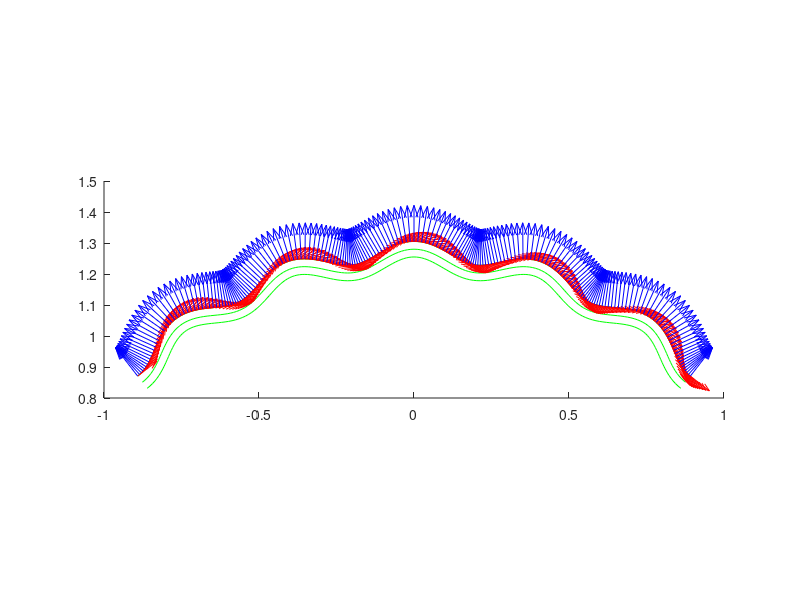

MATLAB code to generate this figure:
clear;
clc;
g_a = 0.03;
g_f = 20;
K=0.8;
L = 2;
h=0.05;

num_points = 200;

R = 1/K;
delta = L/num_points;
a1 = 0:delta:L;

a2 = [-h/2, 0, h/2];

ar = pi/2+(L-2*a1)/(2*R);

r(1,:)=(R + g_a.*cos(g_f.*ar)).*cos(ar);
r(2,:)=(R + g_a.*cos(g_f.*ar)).*sin(ar);

a=g_a*g_f*K.*sin(g_f.*ar);
b=(1+g_a*K.*cos(g_f.*ar));

n(1,:)=-a.*sin(ar)+b.*cos(ar);
n(2,:)=a.*cos(ar)+b.*sin(ar);

length_n=sqrt(a.*a+b.*b); 

n=n./length_n;

l = sqrt(n(1,:).*n(1,:)+n(2,:).*n(2,:));

figure;
hold on;  
for i=1:length(a2)
  R=r+a2(i)*n;
  plot(R(1,:),R(2,:), 'g');
end

alpha2 = a2(3);

x=r(1,:)+alpha2*n(1,:);
y=r(2,:)+alpha2*n(2,:);

l2 = a.*a+b.*b;
dl = sqrt(l2.*l2.*l2);

dn(1,:)=l2.*(2*g_a*g_f*K*K.*sin(g_f*ar).*cos(ar)+(g_a*K*K*(1+g_f*g_f).*cos(g_f*ar)+K).*sin(ar));
dn(2,:)=l2.*(2*g_a*g_f*K*K.*sin(g_f*ar).*sin(ar)-(g_a*K*K*(1+g_f*g_f).*cos(g_f*ar)+K).*cos(ar));
dn(1,:)=dn(1,:)-(1+g_a*(1-g_f*g_f)*K.*cos(g_f*ar)).*(g_a*g_f*K*K.*sin(g_f*ar)).*((1+g_a*K.*cos(g_f.*ar)).*cos(ar)-g_a*g_f*K*sin(g_f.*ar).*sin(ar));
dn(2,:)=dn(2,:)-(1+g_a*(1-g_f*g_f)*K.*cos(g_f*ar)).*(g_a*g_f*K*K.*sin(g_f*ar)).*((1+g_a*K.*cos(g_f.*ar)).*sin(ar)+g_a*g_f*K*sin(g_f.*ar).*cos(ar));
dn=dn./dl;

dr(1,:)=a.*cos(ar)+b.*sin(ar);
dr(2,:)=a.*sin(ar)-b.*cos(ar);

R1=dr+alpha2*dn;
R2=n;

ip=1;

%quiver (x(1:ip:end),y(1:ip:end), v(1, 1:ip:end), v(2, 1:ip:end), 'k')

%quiver (x(1:ip:end),y(1:ip:end), dr(1, 1:ip:end), dr(2, 1:ip:end), 'm')
%quiver (x(1:ip:end),y(1:ip:end), dn(1, 1:ip:end), dn(2, 1:ip:end), 'c')

quiver (x(1:ip:end),y(1:ip:end), R1(1, 1:ip:end), R1(2, 1:ip:end), 'r')
quiver (x(1:ip:end),y(1:ip:end), R2(1, 1:ip:end), R2(2, 1:ip:end), 'b')

daspect([1 1 1])
